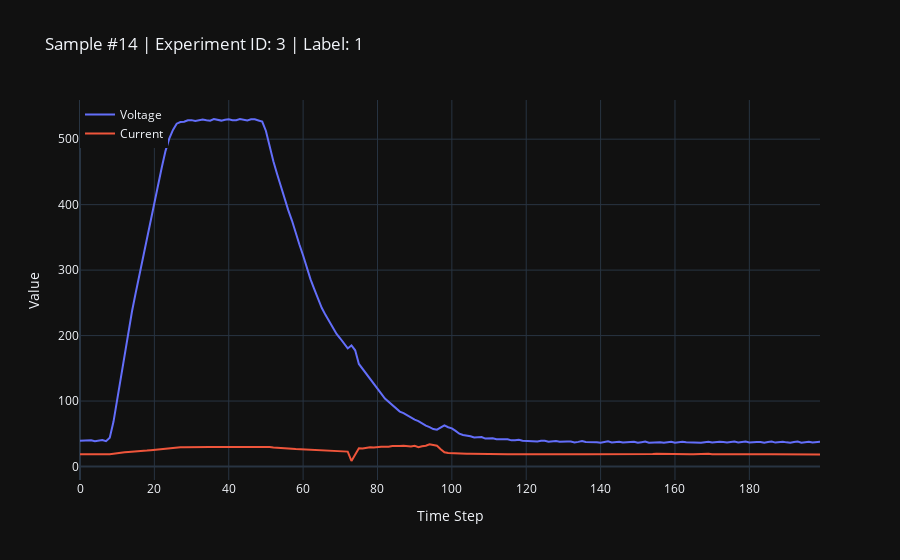

Notebook code for this chart:
### Code cell
# Beispiel: Funktion testen
data, labels, exp_ids = get_welding_data(data_path, n_samples=100)

# Erzeuge zufällige interaktive Visualisierung
fig = create_plotly_plot(data, labels, exp_ids)

# Speichern und anzeigen
save_plotly_figure_as_html(fig, plot_path / "welding_sample_random.html")
fig.show()

### Figure 1 — Plotly figure (JSON) as saved in the notebook; plotly's stock layout.template omitted (floating-point values rounded to 4 significant figures; data arrays with more than 128 entries replaced by an {"elided": "..."} marker saying what was removed)
{"data": [{"mode": "lines", "name": "Voltage", "x": {"elided": "200 int values"}, "y": {"elided": "200 float values"}, "type": "scatter"}, {"mode": "lines", "name": "Current", "x": {"elided": "200 int values"}, "y": {"elided": "200 float values"}, "type": "scatter"}], "layout": {"legend": {"x": 0, "y": 1}, "title": {"text": "Sample #14 | Experiment ID: 3 | Label: 1"}, "xaxis": {"title": {"text": "Time Step"}}, "yaxis": {"title": {"text": "Value"}}}}
